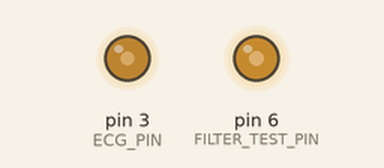
Bench run of a sketch on a simulated Arduino Uno, built with avr-gcc and run on an emulated ATmega328P. Parts: output pins drawn as LEDs (lit = HIGH). Pins used as bus, display or sensor lines are not drawn.

Above: at 0.15 s.
Timing chart, 0 to 37.1 s (numbered marks = the images above):
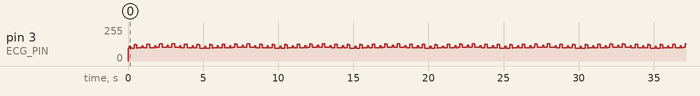

The sketch:

ecg-simulator.ino
```cpp
// ECG-like waveform generator for Arduino Uno.
// D3: 62.5 kHz PWM carrying the analog waveform.
// D6: approximately 976 Hz, 50% duty-cycle filter test signal.
// D8: digital trigger pulse aligned with the R peak.

const uint8_t ECG_PIN = 3;
const uint8_t FILTER_TEST_PIN = 6;
const uint8_t TRIGGER_PIN = 8;
const uint16_t BEAT_PERIOD_MS = 833;  // Approximately 72 BPM.

int16_t parabolicPulse(uint16_t timeMs, uint16_t centerMs,
                       uint16_t halfWidthMs, int16_t amplitude) {
  const int16_t distance = abs((int16_t)timeMs - (int16_t)centerMs);
  if (distance >= (int16_t)halfWidthMs) {
    return 0;
  }

  const int32_t widthSquared = (int32_t)halfWidthMs * halfWidthMs;
  const int32_t distanceSquared = (int32_t)distance * distance;
  return (int32_t)amplitude * (widthSquared - distanceSquared) /
         widthSquared;
}

int16_t trianglePulse(uint16_t timeMs, uint16_t centerMs,
                      uint16_t halfWidthMs, int16_t amplitude) {
  const int16_t distance = abs((int16_t)timeMs - (int16_t)centerMs);
  if (distance >= (int16_t)halfWidthMs) {
    return 0;
  }

  return (int32_t)amplitude * (halfWidthMs - distance) / halfWidthMs;
}

void setup() {
  pinMode(ECG_PIN, OUTPUT);
  pinMode(FILTER_TEST_PIN, OUTPUT);
  pinMode(TRIGGER_PIN, OUTPUT);

  // Timer0 already drives pin 6 at approximately 976 Hz on the Uno.
  analogWrite(FILTER_TEST_PIN, 128);

  // Configure Timer2 explicitly for fast PWM on OC2B (pin 3).
  // 16 MHz / 256 = 62.5 kHz, which is easier to remove with an RC filter.
  TCCR2A = _BV(COM2B1) | _BV(WGM21) | _BV(WGM20);
  TCCR2B = _BV(CS20);
  OCR2B = 100;
}

void loop() {
  static unsigned long nextSampleUs = 0;
  const unsigned long nowUs = micros();
  if ((long)(nowUs - nextSampleUs) < 0) {
    return;
  }
  nextSampleUs = nowUs + 1000UL;  // Update the waveform at 1 kHz.

  const unsigned long nowMs = millis();
  const uint16_t phase = nowMs % BEAT_PERIOD_MS;

  // Baseline plus P wave, QRS complex, and T wave.
  int16_t level = 100;
  level += parabolicPulse(phase, 120, 70, 15);    // P
  level += trianglePulse(phase, 235, 18, -24);   // Q
  level += trianglePulse(phase, 260, 14, 115);   // R
  level += trianglePulse(phase, 285, 24, -40);   // S
  level += parabolicPulse(phase, 470, 130, 28);  // T

  // Add a subtle five-second baseline drift, similar to respiration.
  const uint16_t breath = nowMs % 5000UL;
  level += breath < 2500U
      ? -4 + (int32_t)breath * 8 / 2500
      : 4 - (int32_t)(breath - 2500U) * 8 / 2500;

  level = constrain(level, 0, 255);
  analogWrite(ECG_PIN, level);

  digitalWrite(TRIGGER_PIN, phase >= 252U && phase < 269U ? HIGH : LOW);
}
```
